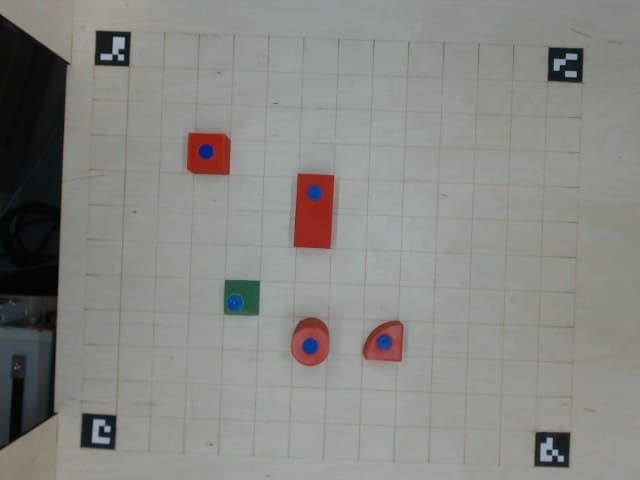
#> input picture nti/vision/dataset/3_3.jpg, 640 x 480 px; its folder holds only this picture in this run
$ python block_detection_test.py
#> lines starting #> are read from the running program, lines starting #| are printed output that depends on the picture; after the words box and inside, x2 and y2 are one past the last pixel; in counts of white or black regions, pixels touching at a corner belong together
### tests/run_with_test.py
import cv2

from nti.vision.utils import get_test_images


def run_with_test_images(func):
    def wrapper():
        images = tuple(get_test_images())
        i = 0
        images_count = len(images)

        while True:
            img = images[i].copy()
            func(img)

            k = cv2.waitKey(0)
            if k == 27:
                break
            elif k == 97:  # a
                i = i - 1 if i > 0 else images_count - 1
            else:
                i = i + 1 if i < images_count - 1 else 0
    return wrapper

### nti/vision/blocks_detector.py
import cv2
import numpy as np

from nti.constants import *
from .aruco import detect_aruco, get_ordered_corners, transform_image_by_field_corners, remove_aruco_from_image
from .config import (
    HSV_RED_FILTER_1, HSV_RED_FILTER_2, HSV_GREEN_FILTER, HSV_BLUE_FILTER,
    ARCH_MIN_AREA, CYLINDER_MAX_PERIM_PER_APPROX, CUBE_MIN_PERIM_PER_APPROX, PYRAMID_MIN_AREA
)
from .contours import (
    fill_contour, get_filtered_contours, get_biggest_contours,
    get_real_contour_area, get_approx_num, get_contour_perimeter_per_approx
)
from .filters import apply_clahe_inpaint, fill_redundant_area, filter_hsv
from .planimetry import get_points_distance


def get_block_coordinates(img, cnt, field_corners, tiles_num=1):
    height = 500
    width = 600

    h, w = img.shape[:2]

    black = np.zeros((h, w))
    cv2.drawContours(black, [cnt], -1, 255, -1)

    black_with_block = transform_image_by_field_corners(black, field_corners)

    tiles = []

    for cell_x, y in enumerate(range(height - 50, -1, -50)):
        cell_x = 25 + cell_x * 50
        for cell_y, x in enumerate(range(width - 50, -1, -50)):
            cell_y = 25 + cell_y * 50
            segment = black_with_block[y:y + 50, x:x + 50]
            tiles.append(((cell_x, cell_y), segment.sum()))

    tiles.sort(reverse=True, key=lambda c: c[1])
    return [t[0] for t in tiles[:tiles_num]]


def get_block_marker_center(block_cnt, markers_thresh):
    h, w = markers_thresh.shape[:2]
    black = np.zeros((h, w), np.uint8)
    black = fill_contour(black, block_cnt)
    new_thresh = cv2.bitwise_and(black, markers_thresh)
    cntrs = get_filtered_contours(new_thresh, min_area=0.0)

    marker_cnt = get_biggest_contours(cntrs, 1)[0]

    matrix = cv2.moments(marker_cnt)
    cx = int(matrix['m10'] / matrix['m00'])
    cy = int(matrix['m01'] / matrix['m00'])

    return cx, cy


def get_point_conjectural_coordinate(pt, field_corners):
    height = 500
    width = 600

    pts2 = np.float32([[599, 499], [0, 499], [0, 0], [599, 0]])
    pts1 = []
    for corner in field_corners:
        pts1.append([corner[0], corner[1]])
    pts1 = np.float32(pts1)

    M = cv2.getPerspectiveTransform(pts1, pts2)

    # Calculate point coordinate after transformation
    px = (M[0][0] * pt[0] + M[0][1] * pt[1] + M[0][2]) / (
        (M[2][0] * pt[0] + M[2][1] * pt[1] + M[2][2]))
    py = (M[1][0] * pt[0] + M[1][1] * pt[1] + M[1][2]) / (
        (M[2][0] * pt[0] + M[2][1] * pt[1] + M[2][2]))

    pt = (px, py)

    tiles = []

    for cell_x, y in enumerate(range(height - 50, -1, -50)):
        cell_x = 25 + cell_x * 50
        for cell_y, x in enumerate(range(width - 50, -1, -50)):
            cell_y = 25 + cell_y * 50
            tiles.append(((cell_x, cell_y), get_points_distance((x + 25, y + 25), pt)))

    tiles.sort(key=lambda c: c[1])
    return tiles[0][0]


def get_blocks_list(img, debug=False):
    found_blocks = []

    h, w = img.shape[:2]

    img_center = (w / 2, h / 2)

    # - - - Find aruco - - -
    aruco_corners, aruco_ids = detect_aruco(img)
    field_corners = get_ordered_corners(aruco_corners, aruco_ids, img_center)

    # Apply CLAHE
    clahe = apply_clahe_inpaint(img)
    blur = cv2.medianBlur(clahe, 3)
    cropped = fill_redundant_area(blur)
    cropped = remove_aruco_from_image(cropped, aruco_corners)

    kernel = np.ones((3, 3), np.uint8)

    # - Find blue markers -

    blue_thresh = filter_hsv(cropped, (HSV_BLUE_FILTER,))
    blue_thresh = cv2.dilate(blue_thresh, kernel)

    # - - - Find blocks contours - - -

    red_thresh = filter_hsv(cropped, (HSV_RED_FILTER_1, HSV_RED_FILTER_2))
    red_thresh = cv2.dilate(red_thresh, kernel)
    red_thresh = cv2.erode(red_thresh, kernel)
    red_contours = get_filtered_contours(red_thresh)

    # First red blocks
    for red in red_contours:
        M = cv2.moments(red)
        cx = int(M['m10'] / M['m00'])
        cy = int(M['m01'] / M['m00'])
        area = get_real_contour_area(red)
        approx_len = get_approx_num(red)
        perim_per_approx = get_contour_perimeter_per_approx(red)

        if area >= ARCH_MIN_AREA:
            block_id = BLOCK_ARCH
        elif perim_per_approx <= CYLINDER_MAX_PERIM_PER_APPROX:
            # TODO: distinguish between a quarter and a cylinder
            # Cylinder / Quarter
            block_id = BLOCK_CYLINDER
        elif perim_per_approx >= CUBE_MIN_PERIM_PER_APPROX:
            block_id = BLOCK_CUBE
        else:
            block_id = BLOCK_QUARTER

        marker_center = get_block_marker_center(red, blue_thresh)

        if block_id == BLOCK_ARCH:
            marker_suggested_coordinate = get_point_conjectural_coordinate(marker_center, field_corners)
            p1, p2 = get_block_coordinates(img, red, field_corners, tiles_num=2)

            dist1 = get_points_distance(marker_suggested_coordinate, p1)
            dist2 = get_points_distance(marker_suggested_coordinate, p2)

            if dist1 <= dist2:
                block_coordinate = p1
                x1, y1 = p1
                x2, y2 = p2
            else:
                block_coordinate = p2
                x1, y1 = p2
                x2, y2 = p1

            # Detect rot ((x1, y1) - point with marker)
            if x1 == x2:
                if y1 > y2:
                    block_rot = 90
                else:
                    block_rot = 270
            else:  # y1 == y2
                if x1 < x2:
                    block_rot = 0
                else:
                    block_rot = 180

        elif block_id == BLOCK_QUARTER:
            block_coordinate = get_block_coordinates(img, red, field_corners)[0]
            # Detect rotation

            # Find contour rect center
            (rect_x, rect_y), _, _ = cv2.minAreaRect(red)

            if cy < rect_y:
                if cx > rect_x:
                    block_rot = 270
                else:
                    block_rot = 180
            else:  # cy < rect_y
                if cx > rect_x:
                    block_rot = 0
                else:
                    block_rot = 90

            if debug:
                cv2.circle(img, (cx, cy), 2, (0, 0, 255), 1)
                cv2.circle(img, (int(rect_x), int(rect_y)), 2, (0, 155, 255), 1)
        else:
            block_coordinate = get_block_coordinates(img, red, field_corners)[0]
            block_rot = 0

        if debug:
            cv2.circle(img, marker_center, 1, (255, 0, 255), 3)
            cv2.drawContours(img, [red], 0, (0, 255, 255), 1)
            cv2.putText(
                img,
                # str(get_contour_perimeter_per_approx(red)),
                BLOCK_NAMES[block_id],
                (cx, cy),
                cv2.FONT_HERSHEY_SIMPLEX,
                0.45,
                (255, 255, 0),
                1)

        found_blocks.append({
            'id': str(block_id),
            'x': str(block_coordinate[0]),
            'y': str(block_coordinate[1]),
            'z': '0',
            'rot': str(block_rot)
        })

    # And the same thing for green blocks
    green_thresh = filter_hsv(cropped, (HSV_GREEN_FILTER,))
    green_thresh = cv2.bitwise_or(blue_thresh, green_thresh)
    green_thresh = cv2.dilate(green_thresh, kernel)
    green_thresh = cv2.erode(green_thresh, kernel)
    green_contours = get_filtered_contours(green_thresh)

    for green in green_contours:
        M = cv2.moments(green)
        cx = int(M['m10'] / M['m00'])
        cy = int(M['m01'] / M['m00'])
        area = get_real_contour_area(green)

        if area >= PYRAMID_MIN_AREA:
            block_id = BLOCK_PYRAMID
        else:
            block_id = BLOCK_CONE

        block_coordinate = get_block_coordinates(img, green, field_corners)[0]

        if debug:
            marker_center = get_block_marker_center(green, blue_thresh)

            cv2.circle(img, marker_center, 1, (255, 0, 255), 3)
            cv2.drawContours(img, [green], 0, (50, 255, 0), 1)
            cv2.putText(img, BLOCK_NAMES[block_id], (cx, cy), cv2.FONT_HERSHEY_SIMPLEX, 0.4, (255, 255, 255), 1)

        found_blocks.append({
            'id': str(block_id),
            'x': str(block_coordinate[0]),
            'y': str(block_coordinate[1]),
            'z': '0',
            'rot': '0'
        })

    return found_blocks

### nti/vision/aruco.py
import cv2
import numpy as np

from .planimetry import get_points_distance
from .contours import get_contour_center_mass


def detect_aruco(img):
    img = cv2.GaussianBlur(img, (3, 3), 0)
    dictionary = cv2.aruco.getPredefinedDictionary(cv2.aruco.DICT_4X4_50)
    parameters = cv2.aruco.DetectorParameters_create()
    parameters.cornerRefinementMethod = cv2.aruco.CORNER_REFINE_SUBPIX
    corners, ids, rejected = cv2.aruco.detectMarkers(img, dictionary, parameters=parameters)

    if len(corners) == 3:
        required_ids = {0, 1, 2, 3}
        found_ids = set(ids.flat)
        fourth_id = list(required_ids.difference(found_ids))[0]

        candidates = []
        for i in range(len(rejected)):
            rej = rejected[i]
            candidates.append((i, get_contour_center_mass(rej)))

        if fourth_id == 0:
            candidates.sort(key=lambda c: get_points_distance(c[1], (639, 479)))
        elif fourth_id == 1:
            candidates.sort(key=lambda c: get_points_distance(c[1], (0, 479)))
        elif fourth_id == 2:
            candidates.sort(key=lambda c: get_points_distance(c[1], (0, 0)))
        else:
            candidates.sort(key=lambda c: get_points_distance(c[1], (639, 0)))

        candidate = rejected[candidates[0][0]]
        fourth_marker = np.array([candidate], dtype=np.float32)

        corners = np.concatenate((corners, fourth_marker))
        ids = np.concatenate((ids, np.array([[fourth_id]])))

    return corners, ids


def get_ordered_corners(corners, ids, img_center):
    found_corners = []
    for id_, corners_bunch in zip(ids, corners):
        id_ = int(id_[0])
        corners_bunch = corners_bunch[0]

        found_corners.append((id_, min(
            corners_bunch,
            key=lambda c: get_points_distance(c, img_center)
        )))

    return [c[1] for c in sorted(found_corners, key=lambda c: c[0])]


def transform_image_by_field_corners(img, corners):
    cols, rows = 600, 500

    pts2 = np.float32([[599, 499], [0, 499], [0, 0], [599, 0]])
    pts1 = []
    for corner in corners:
        pts1.append([corner[0], corner[1]])
    pts1 = np.float32(pts1)

    M = cv2.getPerspectiveTransform(pts1, pts2)
    return cv2.warpPerspective(img, M, (cols, rows))


def remove_aruco_from_image(img, corners, color=(0, 0, 0)):
    """Paint over the aruco markers with the given color."""
    out = img.copy()

    for corner_points in corners:
        points = np.array(corner_points, np.int32)
        points = points.reshape((-1, 1, 2))
        cv2.fillPoly(out, [points], color)

    return out

### nti/vision/planimetry.py
import numpy as np


# [15 lines left out: function get_lines_intersection, not called in this run]


def get_points_distance(p1, p2):
    p1 = np.array(p1)
    p2 = np.array(p2)
    return np.linalg.norm(p1 - p2)

### nti/vision/filters.py
import cv2
import numpy as np


def apply_clahe_inpaint(img):
    clahe = cv2.createCLAHE(2.0, (8, 8))
    gray = cv2.cvtColor(img, cv2.COLOR_BGR2GRAY)
    clahe = clahe.apply(gray)
    mask = cv2.threshold(clahe, 220, 255, cv2.THRESH_BINARY)[1]
    return cv2.inpaint(img, mask, 0.1, cv2.INPAINT_NS)


def fill_redundant_area(img, color=(0, 0, 0)):
    img = img.copy()

    h, w = img.shape[:2]

    offset_top = 5
    offset_right = 33
    offset_bottom = 10
    offset_left = 50

    img[:offset_top] = np.full((w, 3), np.array(color))
    img[h - offset_bottom:] = np.full((w, 3), np.array(color))
    img[:, :offset_left] = np.full((offset_left, 3), np.array(color))
    img[:, w - offset_right:] = np.full((offset_right, 3), np.array(color))

    return img


def filter_hsv(img, filters):
    hsv = cv2.cvtColor(img, cv2.COLOR_BGR2HSV)

    mask = np.zeros(img.shape[:2], np.uint8)
    for h, s, v in filters:
        low = np.array([h[0], s[0], v[0]])
        high = np.array([h[1], s[1], v[1]])
        mask = cv2.bitwise_or(mask, cv2.inRange(hsv, low, high))

    return mask

### nti/vision/contours.py
import cv2

from .config import (
    CONTOUR_THRESHOLD_AREA, REAL_IMG_CENTER, MAX_DISTANCE_FROM_CENTER
)
from .planimetry import get_points_distance


def get_filtered_contours(src, mode=cv2.RETR_EXTERNAL, method=cv2.CHAIN_APPROX_SIMPLE, min_area=CONTOUR_THRESHOLD_AREA):
    cntrs, _ = cv2.findContours(src, mode, method)
    filtered = []

    for cnt in cntrs:
        if cv2.contourArea(cnt) >= min_area:
            filtered.append(cnt)

    return filtered


# [5 lines left out: function get_contour_center_mass, not called in this run]


def get_approx_num(cnt):
    peri = cv2.arcLength(cnt, True)
    approx = cv2.approxPolyDP(cnt, 0.001 * peri, True)
    return len(approx)


def get_contour_perimeter_per_approx(cnt):
    peri = cv2.arcLength(cnt, True)
    approx = cv2.approxPolyDP(cnt, 0.0015 * peri, True)
    return round(peri / len(approx), 4)


def get_real_contour_area(cnt):
    img_center = REAL_IMG_CENTER
    matrix = cv2.moments(cnt)
    cx = int(matrix['m10'] / matrix['m00'])
    cy = int(matrix['m01'] / matrix['m00'])
    area = matrix['m00']
    distance_to_center = get_points_distance((cx, cy), img_center)
    mx = MAX_DISTANCE_FROM_CENTER

    k = ((mx - distance_to_center) + 4 * mx) / (5 * mx)
    k = 1.0 if k >= 1.0 else k

    return round(area * k, 2)


def get_biggest_contours(cntrs, num):
    cntrs = sorted(cntrs, reverse=True, key=lambda c: get_real_contour_area(c))
    return cntrs[:num]


def fill_contour(img, cnt):
    img = img.copy()
    hull = cv2.convexHull(cnt)
    cv2.drawContours(img, [hull], 0, 255, -1)
    return img

### nti/vision/utils.py
import os
import pathlib

import cv2


def get_test_images():
    path = pathlib.Path(__file__).parent.absolute()
    path = os.path.join(path, 'dataset/')
    for _, _, filenames in os.walk(path):
        for fn in filenames:
            yield cv2.imread(os.path.join(path, fn))

### tests/vision_tests/block_detection_test.py
import cv2

from nti.vision.blocks_detector import get_blocks_list
from tests.run_with_test import run_with_test_images


@run_with_test_images
def test(img):
    from pprint import pprint

    pprint(get_blocks_list(img, debug=True))
    print('-------------------')

    cv2.imshow('Original', img)


if __name__ == '__main__':
    test()
#> in wrapper, `images_count = len(images)`: images_count = 1
#> in wrapper, img is the input picture: shape (480, 640, 3); mean B, G, R 132.4, 135.3, 136.1
#> in detect_aruco, `corners, ids, rejected = cv2.aruco.detectMarkers(img, dictionary, para..`: ids = [2, 0, 3, 1]; rejected = 9 items
#> in get_blocks_list, `aruco_corners, aruco_ids = detect_aruco(img)`: aruco_ids = [2, 0, 3, 1]
#> the loop in get_ordered_corners, `for id_, corners_bunch in zip(ids, corners):` made 4 passes
#> id_ on passes 1 to 3: 2, 0, 3
#> after the loop in get_ordered_corners, `for id_, corners_bunch in zip(ids, corners):`: found_corners = [(2, [128.5, 65.94]), (0, [535.8, 431.7]), (3, [547.3, 80.17]), (1, [116, 415.5])]
#> in get_blocks_list, `field_corners = get_ordered_corners(aruco_corners, aruco_ids, img_cent..`: field_corners = [[535.8, 431.7], [116, 415.5], [128.5, 65.94], [547.3, 80.17]]
#> in fill_redundant_area, `img[:, w - offset_right:] = np.full((offset_right, 3), np.array(color))`:
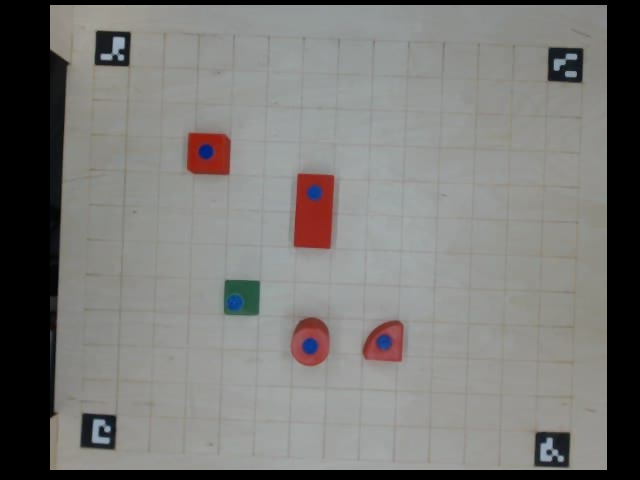
#> img: shape (480, 640, 3); mean of channels 0, 1, 2 118.2, 120.7, 121.5; drawn as B, G, R
#> the loop in remove_aruco_from_image, `for corner_points in corners:` made 4 passes
#> points on passes 1 to 3: [[95, 30], [130, 31], [128, 65], [94, 64]], [[568, 466], [533, 465], [535, 431], [569, 432]], [[582, 47], [581, 82], [547, 80], [548, 46]]
#> after the loop in remove_aruco_from_image, `for corner_points in corners:`:
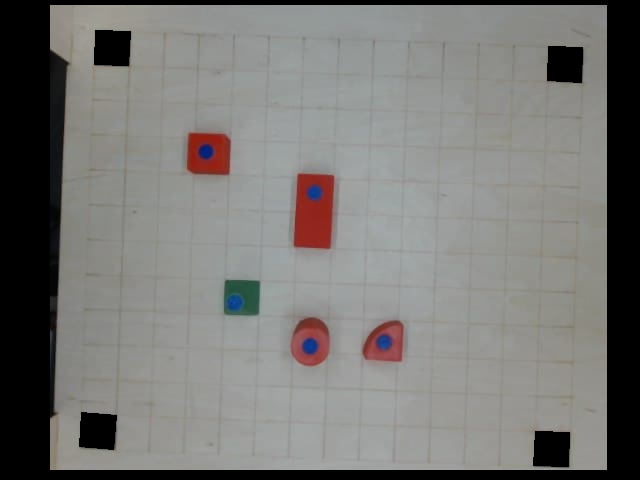
#> out: shape (480, 640, 3); 1.62% of pixels changed, all inside (x1, y1, x2, y2) = (79, 30, 583, 467); drawn as B, G, R
#> the loop in filter_hsv, `for h, s, v in filters:` made 1 pass
#> pass 1, in filter_hsv, `mask = cv2.bitwise_or(mask, cv2.inRange(hsv, low, high))`:
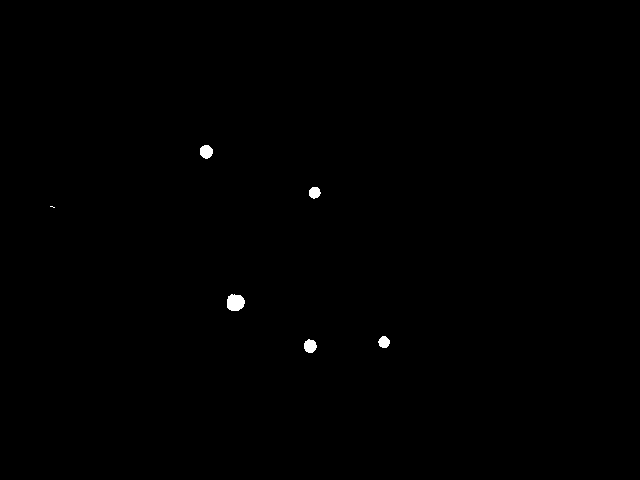
#> mask: shape (480, 640); 0.24% white; 6 white regions (1 under 20 px), largest, box (x1, y1, x2, y2) and area: (227, 294, 245, 311) 248, (200, 145, 213, 159) 142, (304, 339, 317, 353) 139, (309, 187, 321, 199) 110, (378, 336, 390, 348) 107
#> in get_blocks_list, `red_thresh = cv2.dilate(red_thresh, kernel)`:
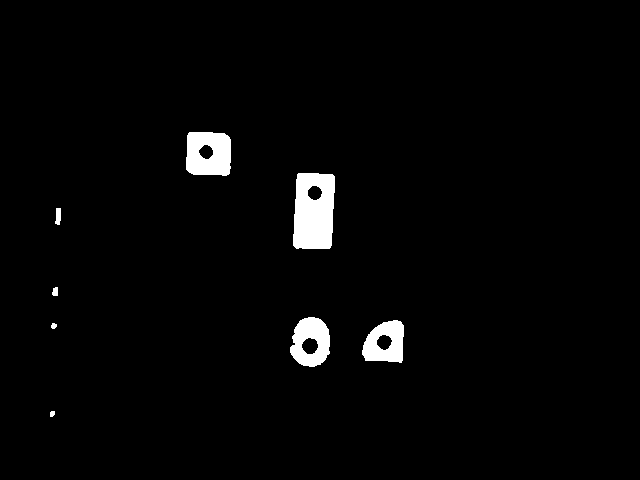
#> red_thresh: shape (480, 640); 2.4% white; 8 white regions, largest, box (x1, y1, x2, y2) and area: (293, 173, 335, 249) 2763, (186, 132, 231, 176) 1705, (290, 317, 330, 367) 1377
#> in get_filtered_contours, `cntrs, _ = cv2.findContours(src, mode, method)`: cntrs = 8 contours, 3 with area under 20; largest, box (x1, y1, x2, y2) and area: (294, 174, 334, 248) 2574, (187, 133, 230, 175) 1596, (291, 318, 329, 366) 1320, (363, 321, 403, 362) 1190, (56, 209, 60, 224) 24
#> the loop in get_filtered_contours, `for cnt in cntrs:` made 8 passes
#> after the loop in get_filtered_contours, `for cnt in cntrs:`: filtered = 4 contours; box (x1, y1, x2, y2) and area: (294, 174, 334, 248) 2574, (187, 133, 230, 175) 1596, (291, 318, 329, 366) 1320, (363, 321, 403, 362) 1190
#> in get_blocks_list, `red_contours = get_filtered_contours(red_thresh)`: red_contours has the same summary as filtered in get_filtered_contours
#> the loop in get_blocks_list, `for red in red_contours:` made 4 passes
#> (approx_len, perim_per_approx) on pass 3: (29, 7.98)
#> pass 1, in get_block_coordinates, `black_with_block = transform_image_by_field_corners(black, field_corne..`:
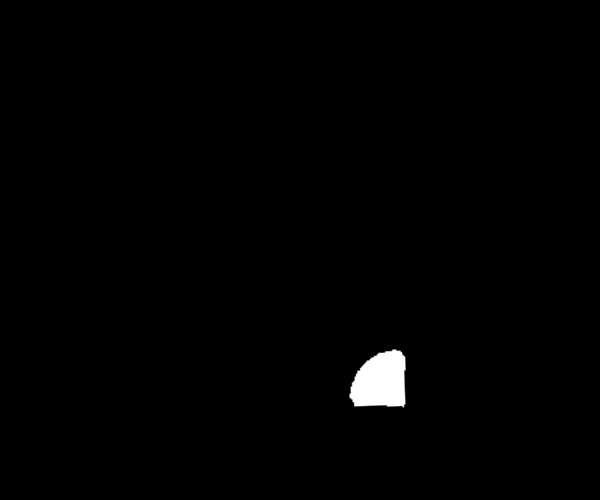
#> black_with_block: shape (500, 600) float64; min 0, max 255, mean 2.2
#> after the loop in get_blocks_list, `for red in red_contours:`: found_blocks = 4 items
#> in get_blocks_list, `green_thresh = cv2.dilate(green_thresh, kernel)`:
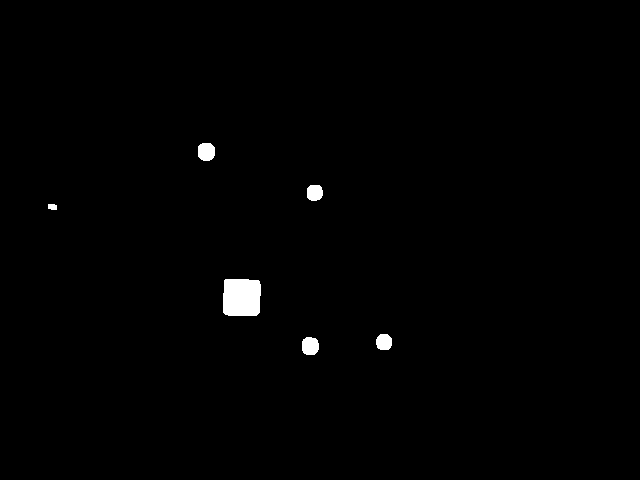
#> green_thresh: shape (480, 640); 0.77% white; 6 white regions, box (x1, y1, x2, y2) and area: (223, 279, 261, 316) 1340, (198, 143, 215, 161) 266, (302, 337, 319, 355) 263, (307, 185, 323, 201) 222, (376, 334, 392, 350) 219, (48, 204, 57, 210) 49
#> in get_filtered_contours (call 6), `cntrs, _ = cv2.findContours(src, mode, method)`: cntrs = 6 contours, 1 with area under 20; largest, box (x1, y1, x2, y2) and area: (224, 280, 260, 315) 1130, (199, 144, 214, 160) 178, (303, 338, 318, 354) 174, (308, 186, 322, 200) 142, (377, 335, 391, 349) 139
#> after the loop in get_filtered_contours (call 6), `for cnt in cntrs:`: filtered = 1 contour; box (x1, y1, x2, y2) and area: (224, 280, 260, 315) 1130
#> in get_blocks_list, `green_contours = get_filtered_contours(green_thresh)`: green_contours has the same summary as filtered in get_filtered_contours
#> the loop in get_blocks_list, `for green in green_contours:` made 1 pass
#> block_id on pass 1: 5
#> pass 1, in get_block_marker_center (call 5), `new_thresh = cv2.bitwise_and(black, markers_thresh)`:
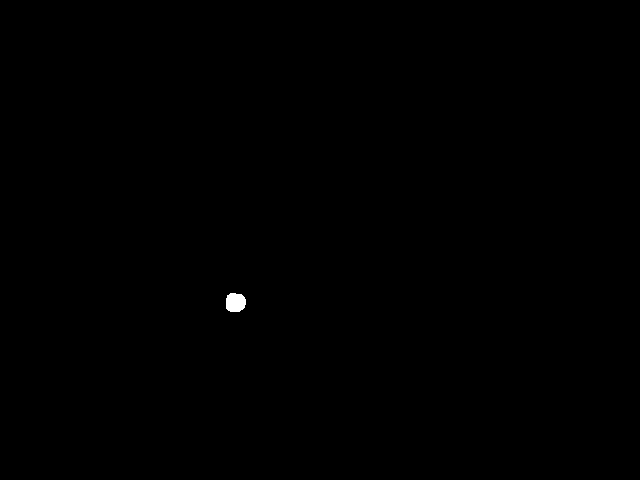
#> new_thresh: shape (480, 640); 0.11% white; 1 white region, box (x1, y1, x2, y2) and area: (226, 293, 246, 312) 323
#> after the loop in get_blocks_list, `for green in green_contours:`: found_blocks = 5 items
#| [{'id': '3', 'rot': '0', 'x': '125', 'y': '225', 'z': '0'},
#|  {'id': '4', 'rot': '0', 'x': '125', 'y': '325', 'z': '0'},
#|  {'id': '2', 'rot': '180', 'x': '325', 'y': '325', 'z': '0'},
#|  {'id': '1', 'rot': '0', 'x': '375', 'y': '475', 'z': '0'},
#|  {'id': '5', 'rot': '0', 'x': '175', 'y': '425', 'z': '0'}]
#> (key Esc is pressed here)
